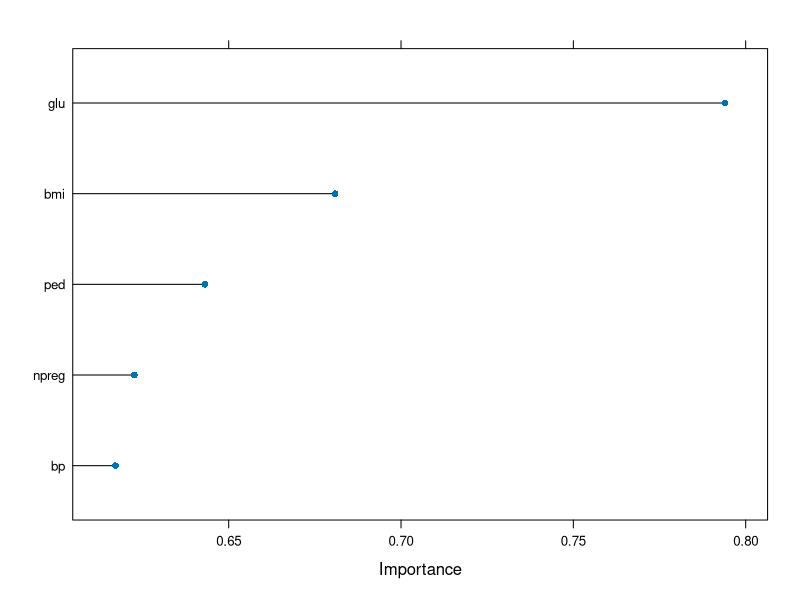

Reproduce this figure in R.
## ---- chunk 1
library(MASS)
str(Pima.tr)
dim(Pima.te)
## ---- chunk 2
library(e1071)
nb1 <- naiveBayes(Pima.tr[,-8], Pima.tr[,8], data=Pima.tr)
summary(nb1)
pred <- predict(nb1, newdata=Pima.te[,-8], type="class")
table(pred, Pima.te$type)
acc1 <- mean(pred==Pima.te$type)
acc1
## ---- chunk 3
set.seed(1234)
library(caret)

corMatrix <- cor(Pima.tr[,1:7])
corMatrix
findCorrelation(corMatrix, cutoff=0.5, verbose=TRUE)
## ---- chunk 4
nb2 <- naiveBayes(Pima.tr[,-c(1,3,8)], Pima.tr[,8], data=Pima.tr) # omit npreg, skin
pred <- predict(nb2, newdata=Pima.te[,-c(1,3,8)], type="class")
table(pred, Pima.te$type)
mean(pred==Pima.te$type)
## ---- chunk 5
ctrl <- trainControl(method="repeatedcv", repeats=5)
Pima <- rbind(Pima.tr, Pima.te) # get all the data
Pima <- Pima[,-c(4,7)]  # omit highly correlated predictors
model <- train(type~., data=Pima, method="knn", preProcess="scale", trControl=ctrl)
importance <- varImp(model, scale=FALSE)
importance
plot(importance)
## ---- chunk 6
ctrl <- rfeControl(functions=rfFuncs, method="cv", number=10)
Pima <- rbind(Pima.tr, Pima.te)
rfe_out <- rfe(Pima[,1:7], Pima[,8], sizes=c(1:7), rfeControl=ctrl)
rfe_out
predictors(rfe_out)
## ---- chunk 7
nb3 <- naiveBayes(Pima.tr[,-c(3, 4, 8)], Pima.tr[,8], data=Pima.tr) # omit bp, skin
pred <- predict(nb3, newdata=Pima.te[,-c(3,4,8)], type="class")
table(pred, Pima.te$type)
acc3 <- mean(pred==Pima.te$type)
acc3
(acc3 - acc1)/acc1  # improvement
## ---- chunk 8
glm1 <- glm(type~., data=Pima.tr, family="binomial")
summary(glm1)
probs <- predict(glm1, newdata=Pima.te, type='response')
pred <- ifelse(probs>0.5, "Yes", "No")
table(predicted=pred, actual=Pima.te$type)
mean(pred==Pima.te$type)

## ---- chunk 9
glm2 <- glm(type~npreg+glu+bmi+ped+age, data=Pima.tr, family="binomial")
summary(glm2)
probs <- predict(glm2, newdata=Pima.te, type='response')
pred <- ifelse(probs>0.5, "Yes", "No")
table(predicted=pred, actual=Pima.te$type)
mean(pred==Pima.te$type)

